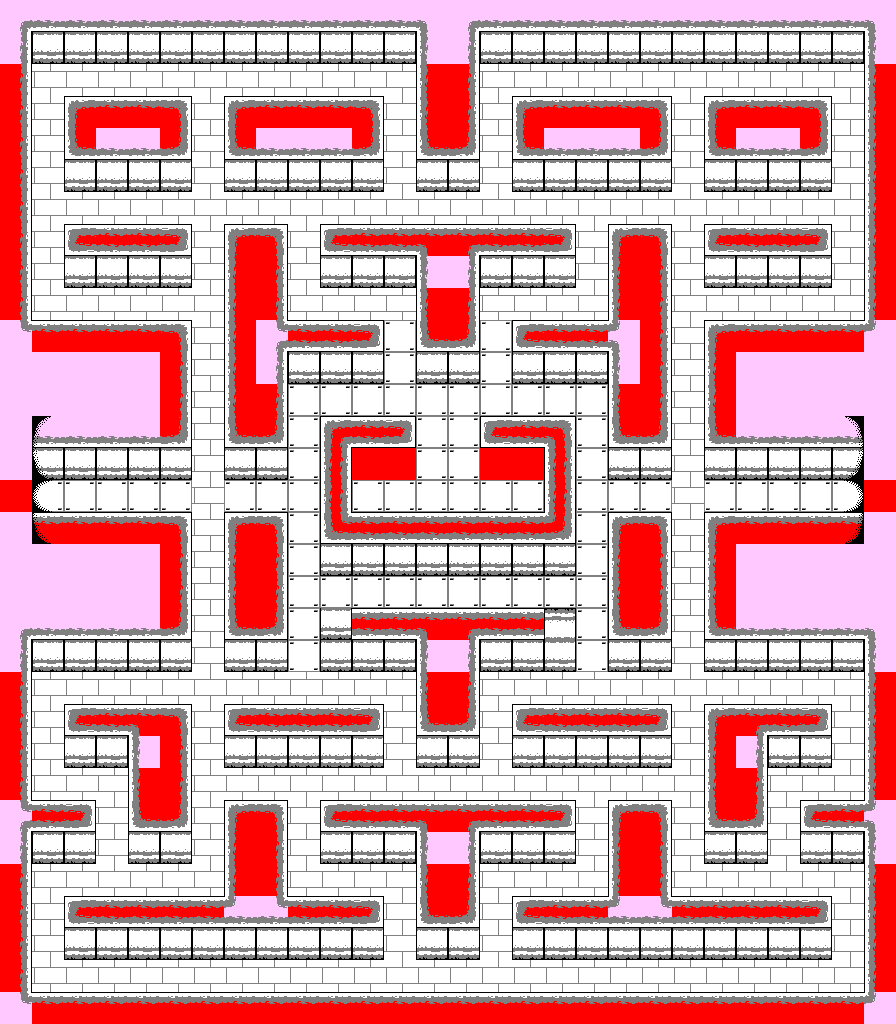

A 2D game scene composited from a Tiled map and its tileset images. What follows is a short description and the map's XML, with each tile layer's data collapsed to a summary:
An orthogonal 28x32 tile map with 32x32 px tiles, 3 tile layers (walls, ground, ground_1).

<map version="1.0" orientation="orthogonal" renderorder="right-down" width="28" height="32" tilewidth="32" tileheight="32" backgroundcolor="#ffc8ff" nextobjectid="1">
 <tileset firstgid="1" name="Map.Laboratory" tilewidth="32" tileheight="32">
  <image source="../Environments/Map.Laboratory.png" width="192" height="384" />
 </tileset>
 <layer name="walls" width="28" height="32">
  <data>[896 cells, 456 non-empty, 1 distinct tile ids]</data>
 </layer>
 <layer name="ground" width="28" height="32">
  <data>[896 cells, 848 non-empty, 8 distinct tile ids]</data>
 </layer>
 <layer name="ground_1" width="28" height="32">
  <data>[896 cells, 82 non-empty, 4 distinct tile ids]</data>
 </layer>
</map>